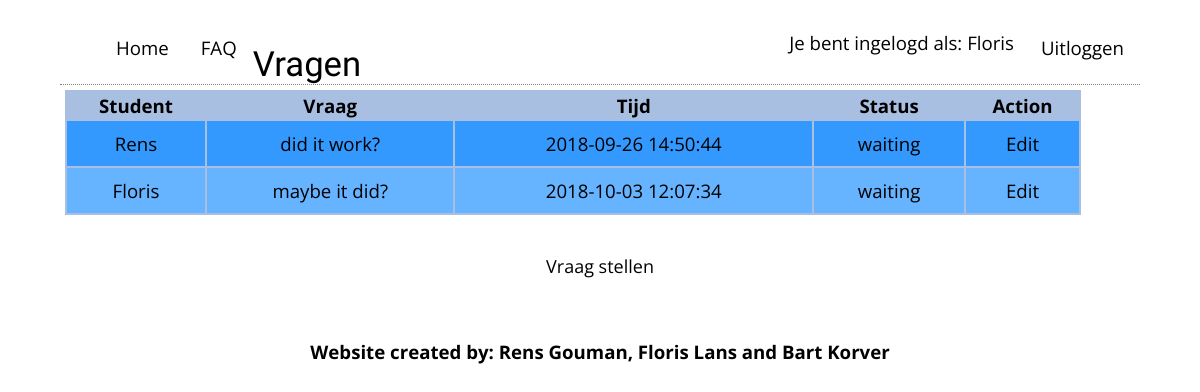
The page /webapp/index (signed in) on the database its author committed.
### tables this page shows
CREATE TABLE IF NOT EXISTS `questions` (
  `question_id` int(60) NOT NULL,
  `student_id` int(60) NOT NULL,
  `question_text` varchar(10000) NOT NULL,
  `time_stamp` datetime DEFAULT CURRENT_TIMESTAMP ON UPDATE CURRENT_TIMESTAMP,
  `progress_id` int(60) NOT NULL
);

CREATE TABLE IF NOT EXISTS `students` (
  `student_id` int(60) NOT NULL,
  `student_name` varchar(180) NOT NULL,
  `student_password` varchar(180) NOT NULL,
  `power_lvl` int(60) NOT NULL
);

CREATE TABLE IF NOT EXISTS `progress` (
  `progress_id` int(60) NOT NULL,
  `status` varchar(255) DEFAULT NULL
);

### core/core.php (called while the page is built, shortened)
<?php
function render($filename, $data = null)
{
	require(ROOT . 'view/templates/header.php');
	require(ROOT . 'view/' . $filename . '.php');
	require(ROOT . 'view/templates/footer.php');
}

### controller/webappController.php (called while the page is built, shortened)
<?php
require(ROOT . "model/webappModel.php");
function index()
{
	$allQuestions = generateQuestions();
	render("webapp/index", array(
		'questions' => $allQuestions)
	);
	exit();
}

### public/index.php (called while the page is built, shortened)
<?php
require(ROOT . "core/core.php");
route();

### model/webappModel.php (called while the page is built, shortened)
<?php
function generateQuestions()
{
	$db = openDatabaseConnection();
	$sql = "SELECT * FROM `questions`
		JOIN `students` ON `questions`.`student_id` = `students`.`student_id`
		JOIN `progress` ON `questions`.`progress_id` = `progress`.`progress_id`
		ORDER BY `questions`.`time_stamp` ASC";
	$query = $db->prepare($sql);
	$query->execute();
	return $query->fetchAll();
}

### view/webapp/index.php (the view, shortened to what this page needs)
<h1>Vragen</h1>
<table id="myTable">
	<thead>
		<tr>
			<th colspan="1">Student</th>
			<th colspan="5">Vraag</th>
			<th colspan="2">Tijd</th>
			<th colspan="1">Status</th>
			<?php
			if ($_SESSION['power_lvl'] == 1) { ?>
			<th colspan="1">Action</th>
			<?php
			}
			?>
		</tr>
	</thead>
	<tbody>
<?php
foreach ($questions as $question) {
	if ($question["progress_id"] == 3) {
	} else {
?>
		<tr>
			<td colspan="1"><?= $question["student_name"] ?></td>
			<td colspan="5"><?= $question["question_text"] ?></td>
			<td colspan="2"><?= $question["time_stamp"] ?></td>
			<td colspan="1"><?= $question["status"] ?></td>
			<?php
			if ($_SESSION['power_lvl'] == 1) { ?>
			<td class="center"><a href="<?= URL ?>webapp/editQuestionPage/<?= $question["question_id"] ?>">Edit</a></td>
			<?php
			}
			?>
		</tr>
<?php
		}
	}
?>
	</tbody>
</table>
<?php
if (!$_SESSION['student_name'] == null) { ?>
	<p><a href="<?= URL ?>webapp/createQuestionPage">Vraag stellen</a></p>
<?php
}
?>

### public/css/main.css (style rules this page uses)
body { margin: 0 auto; width: 90%; background-image: url('bg.png'); }
body { font-family: Open Sans, Verdana, sans-serif; font-size: 14pt; }
tbody tr:nth-child(odd) { background-color: rgb(51, 153, 255); }
tbody tr:nth-child(even) { background-color: rgb(102, 179, 255); }
td { text-align: center; padding: 10px; }
#myTable { border: 5px solid white; background-color: rgba(50, 102, 184, 0.42); width: 95%; padding: 0px; }
h1 { font-family: Open Sans Condensed, sans-serif; font-weight: normal; font-size: 26pt; }
h1 { text-transform: capitalize; margin: 0; border-bottom: 1px dotted grey; }
p:last-of-type { position: static; }
a { color: black; text-decoration: none; }
p:last-of-type a { display: block; text-align: center; margin-bottom: 20px; padding-top: 16px; padding-bottom: 16px; font-size: 18px; }
* { box-sizing:border-box; }

### rows shown on the page
questions: student.student_name "Rens", question_text "did it work?", time_stamp "2018-09-26 14:50:44", progress.status "waiting"
questions: student.student_name "Floris", question_text "maybe it did?", time_stamp "2018-10-03 12:07:34", progress.status "waiting"

### other values the page prints
$_SESSION['student_name'] "Floris"
